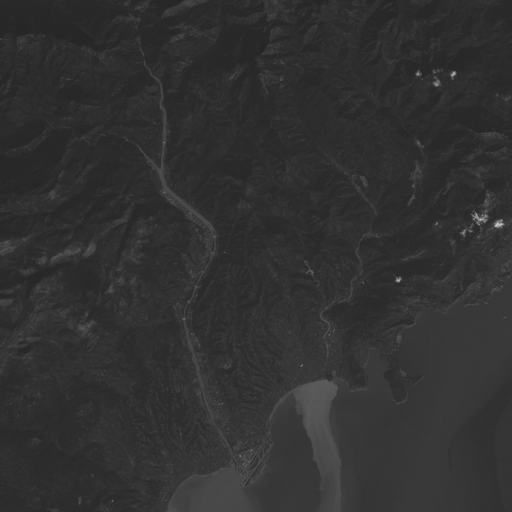
#> input picture Image Merge/OLI_C_Bleu_60m.tif, 512 x 512 px; the run also reads 2 pictures not shown here
$ python main.py
#> lines starting #> are read from the running program, lines starting #| are printed output that depends on the picture; long printed decimals are rounded
# -*- coding: utf-8 -*-
"""
Created on Mon Mar 17 11:37:37 2025

@author: maboorai279
"""


import numpy as np
import cv2
import matplotlib.pyplot as plt
from scipy.stats import linregress


img_b = cv2.imread("OLI_C_Bleu_60m.tif", cv2.IMREAD_UNCHANGED)
#> img_b is the input picture: shape (512, 512); min 37, max 208, mean 49.2
img_v = cv2.imread("OLI_C_Vert_60m.tif", cv2.IMREAD_UNCHANGED)
img_r = cv2.imread("OLI_C_Rouge_60m.tif", cv2.IMREAD_UNCHANGED)
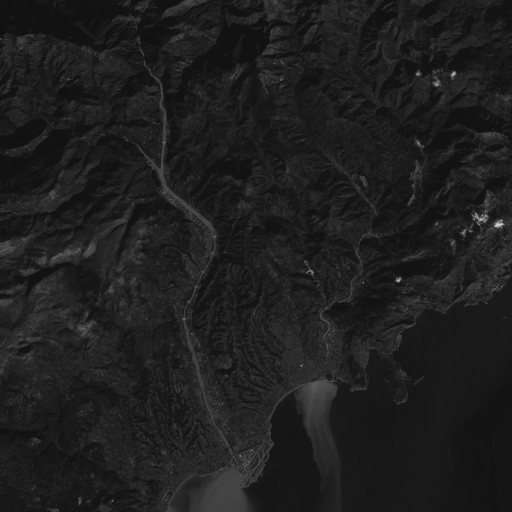
#> input picture Image Merge/OLI_C_Rouge_60m.tif, 512 x 512 px
#> img_r is the input picture: shape (512, 512); min 16, max 229, mean 30.4
img_pan = cv2.imread("OLI_PANCHRO_30m.tif", cv2.IMREAD_UNCHANGED)

# Dimensions
dim_pan = img_pan.shape
#> dim_pan = (1024, 1024)
print('Dimension PAN : ', dim_pan)
#| Dimension PAN :  (1024, 1024)

dim = img_b.shape
#> dim = (512, 512)
print('Dimension COUL : ', dim)
#| Dimension COUL :  (512, 512)

# Images PAN et COUL
COUL = np.zeros([dim[0], dim[1], 3], dtype = 'uint8')
COUL[:, :, 0] = img_b
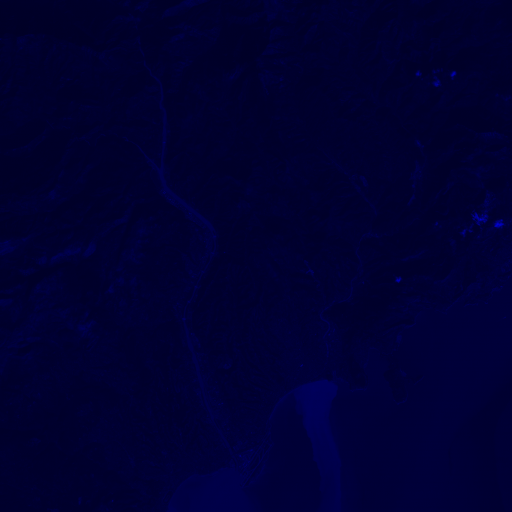
#> COUL: shape (512, 512, 3); mean of channels 0, 1, 2 49.2, 0, 0; drawn as B, G, R
COUL[:, :, 1] = img_v
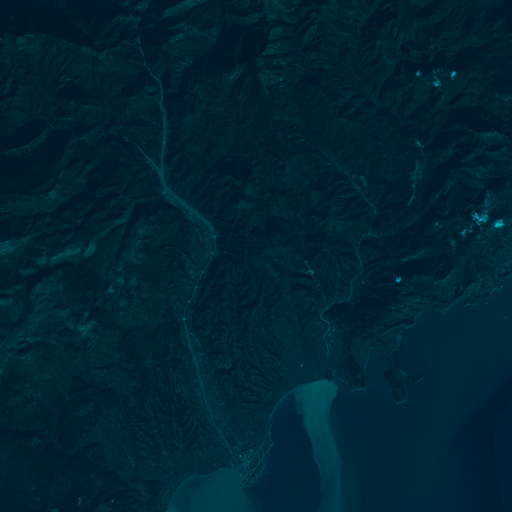
#> COUL: shape (512, 512, 3); mean of channels 0, 1, 2 49.2, 35.2, 0; drawn as B, G, R
COUL[:, :, 2] = img_r
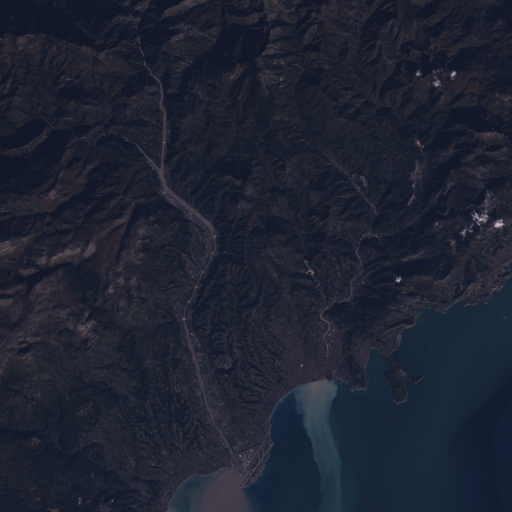
#> COUL: shape (512, 512, 3); mean of channels 0, 1, 2 49.2, 35.2, 30.4; drawn as B, G, R

cv2.imshow("Image PAN en niveaux de gris", img_pan*2)
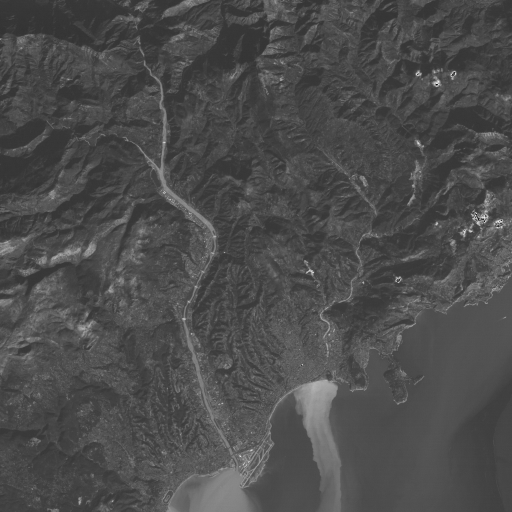
#> window 'Image PAN en niveaux de gris': shape (1024, 1024) (shown at 1/2 size); min 0, max 254, mean 76.6
cv2.waitKey(0)

cv2.imshow("Image COUL en couleur", COUL*2)
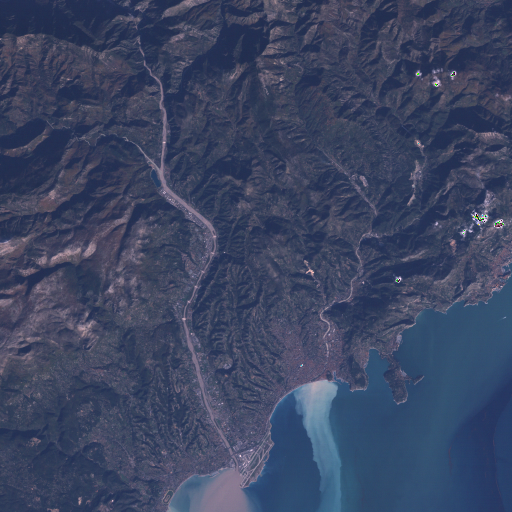
#> window 'Image COUL en couleur': shape (512, 512, 3); mean B, G, R 98.4, 70.4, 60.7
cv2.waitKey(0)

print('Rapport de resolution : ',  dim_pan[0] / dim[0])
#| Rapport de resolution :  2.0

# Image COUL_se
COUL_se = cv2.resize(COUL, (dim_pan[1], dim_pan[0]))

cv2.imshow("Image COUL_se en couleur", COUL_se*2)
cv2.waitKey(0)

# Image PAN_m
PAN_m = (COUL_se[:,:,0].astype(np.float32) + COUL_se[:,:,1].astype(np.float32) + COUL_se[:,:,2].astype(np.float32)) / 3
PAN_m = PAN_m.astype(np.uint8)

cv2.imshow("Image PAN_m (60m)", PAN_m*2)
cv2.waitKey(0)

# Régression linéaire et PAN_p
pan_flat = img_pan.flatten()
pan_m_flat = PAN_m.flatten()

res = linregress(pan_m_flat, pan_flat)
#> res = (1.04, -1.11, 0.974, 0, 0.000235)
a = res[0]
#> a = 1.04
b = res[1]
#> b = -1.11

print('a : ',  a)
#| a :  1.041
print('b : ',  b)
#| b :  -1.115

PAN_p = a * img_pan + b
PAN_p = PAN_p.astype(np.uint8)

cv2.imshow("Image PAN_p (60m)", PAN_p*2)
cv2.waitKey(0)

# Image COUL_f
COUL_f = np.zeros([dim_pan[0], dim_pan[1], 3], dtype = 'uint8')
COUL_f[:,:,0] = COUL_se[:,:,0] / PAN_m * PAN_p
COUL_f[:,:,1] = COUL_se[:,:,1] / PAN_m * PAN_p
COUL_f[:,:,2] = COUL_se[:,:,2] / PAN_m * PAN_p

cv2.imshow("Image COUL_f en couleur par Brovey", COUL_f*2)
cv2.waitKey(0)

# Espace HSV
COUL_se_HSV = cv2.cvtColor(COUL_se, cv2.COLOR_BGR2HSV)
#> COUL_se_HSV: shape (1024, 1024, 3); mean H, S, V 114.2, 100.8, 49.2

cv2.imshow("Image COUL_se en HSV", COUL_se_HSV)
cv2.waitKey(0)

# Régression linéaire et PAN_p
COUL_se_V_flat = COUL_se_HSV[:,:,2].flatten()

res = linregress(COUL_se_V_flat, pan_flat)
#> res = (1.03, -12.33, 0.895, 0, 0.000501)
a = res[0]
#> a = 1.03
b = res[1]
#> b = -12.33

print('a de HSV : ',  a)
#| a de HSV :  1.030
print('b de HSV : ',  b)
#| b de HSV :  -12.328

PAN_p = a * img_pan + b
PAN_p = PAN_p.astype(np.uint8)

cv2.imshow("Image PAN_p de HSV (60m)", PAN_p*2)
cv2.waitKey(0)

# Espace RGB
COUL_se_HSV[:,:,2] = PAN_p
#> COUL_se_HSV: shape (1024, 1024, 3); mean H, S, V 114.2, 100.8, 26.5
COUL_f = cv2.cvtColor(COUL_se_HSV, cv2.COLOR_HSV2BGR)

cv2.imshow("Image COUL_f en couleur par HSV", COUL_f*3)
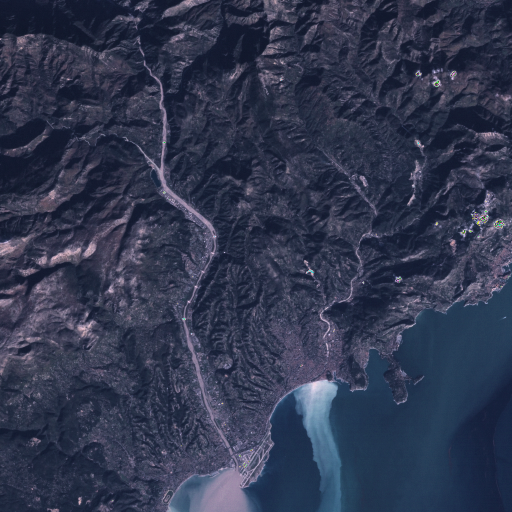
#> window 'Image COUL_f en couleur par HS': shape (1024, 1024, 3) (shown at 1/2 size); mean B, G, R 79.2, 56, 49.2
cv2.waitKey(0)

cv2.destroyAllWindows()
